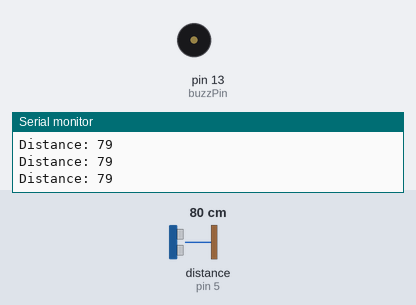
A sketch run on a simulated Arduino Uno, built with avr-gcc and run on an emulated ATmega328P. On the bench: buzzer (waves = sounding, pin HIGH), the last lines printed to the serial monitor. Wiring (inferred from the names in the program): ultrasonic range finder: trigger pin 6; echo pin 5. Inputs (shaded band) come from the test bench; at power-on: distance to the obstacle (sensor on pin 5) 80 cm. The echo pulse lasts 58.3 µs per cm; pins used as bus, display or sensor lines are not drawn.

Above: at 1.2 s.
1.3 s: distance to the obstacle (sensor on pin 5) set to 96 cm
4.3 s: distance to the obstacle (sensor on pin 5) set to 104 cm
At 5.3 s:
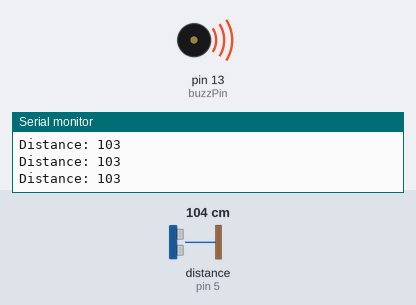
5.8 s: distance to the obstacle (sensor on pin 5) set to 2 cm
At 7.0 s:
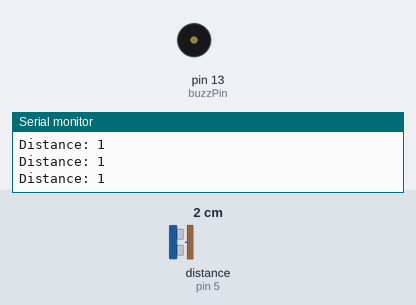
7.3 s: distance to the obstacle (sensor on pin 5) set to 120 cm
At 8.0 s:
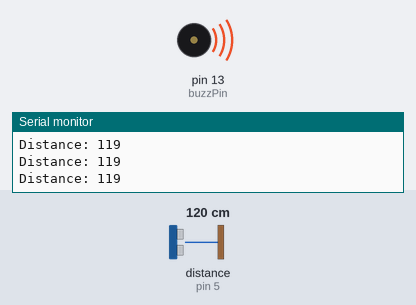
Timing chart, 0 to 9.8 s (numbered marks = the images above; inputs shaded):
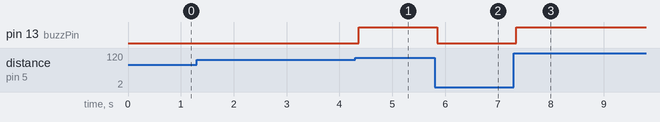

Measured:
- the behaviour switches between 101 and 102 cm on distance to the obstacle (sensor on pin 5) (found by bisection; images 0 and 1)
- after the input at 4.3 s, pin 13 (buzzPin): LOW → HIGH after 0.07 s
- after the input at 5.8 s, pin 13 (buzzPin): HIGH → LOW after 0.06 s
- after the input at 7.3 s, pin 13 (buzzPin): LOW → HIGH after 0.05 s

The sketch:

SocialDistancingCardUltrasonicSensor.ino
```cpp
int const trigPin = 6;
int const echoPin = 5;
int const buzzPin = 13;

long duration;
int distance;

void setup()
{
    pinMode(trigPin, OUTPUT);                     // trig pin will have pulses output
    pinMode(echoPin, INPUT);                      // echo pin should be input to get pulse width
    pinMode(buzzPin, OUTPUT);                     // buzz pin is output to control buzzer
    Serial.begin(9600);
}

void loop()
{
    digitalWrite(trigPin, HIGH);
    delay(1);                                     // Output pulse with 1ms width on trigPin
    digitalWrite(trigPin, LOW);

    duration = pulseIn(echoPin, HIGH);            // Measure the pulse input in echo pin

    distance = (duration/2) / 29.1;               // Distance is half the duration devided by 29.1(from datasheet)
    Serial.print("Distance: ");
    Serial.println(distance);                     // For serial monitor

    if (distance <= 100 && distance >= 0) {       // if distance less than 1 meter and more than 0 (0 or less means over range)
          digitalWrite(buzzPin, LOW);             // Buzz
        }
    else {
          digitalWrite(buzzPin, HIGH);            // Don't buzz
        }

    delay(60);
}
```
